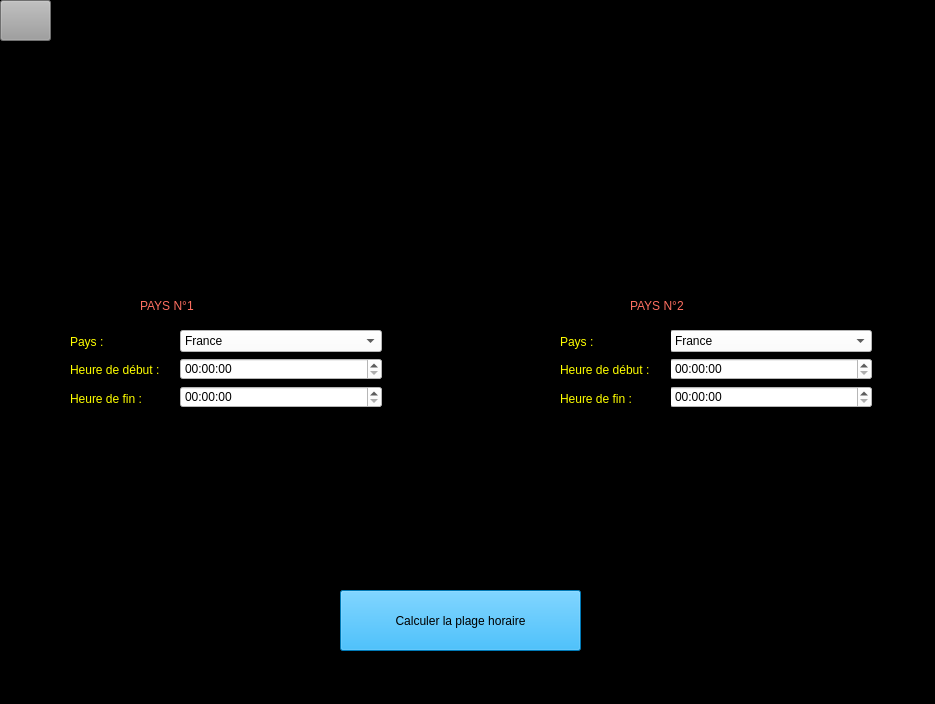
<?xml version="1.0" encoding="UTF-8"?>
<ui version="4.0">
 <class>MainWindow</class>
 <widget class="QMainWindow" name="MainWindow">
  <property name="geometry">
   <rect>
    <x>0</x>
    <y>0</y>
    <width>935</width>
    <height>704</height>
   </rect>
  </property>
  <property name="windowTitle">
   <string>MainWindow</string>
  </property>
  <property name="styleSheet">
   <string notr="true">background-color: rgb(0, 85, 0);
background-color: rgb(0, 0, 0);

</string>
  </property>
  <widget class="QWidget" name="centralwidget">
   <widget class="QLabel" name="label">
    <property name="geometry">
     <rect>
      <x>380</x>
      <y>0</y>
      <width>191</width>
      <height>181</height>
     </rect>
    </property>
    <property name="text">
     <string/>
    </property>
    <property name="pixmap">
     <pixmap resource="logo.qrc">:/1/Logo WGW-Photoroom.png</pixmap>
    </property>
    <property name="scaledContents">
     <bool>true</bool>
    </property>
   </widget>
   <widget class="QPushButton" name="pushButton">
    <property name="geometry">
     <rect>
      <x>340</x>
      <y>590</y>
      <width>241</width>
      <height>61</height>
     </rect>
    </property>
    <property name="styleSheet">
     <string notr="true">background-color: rgb(0, 170, 255);
font: 75 14pt &quot;Arial&quot;;
</string>
    </property>
    <property name="text">
     <string>Calculer la plage horaire</string>
    </property>
    <property name="checkable">
     <bool>false</bool>
    </property>
   </widget>
   <widget class="QLabel" name="label_2">
    <property name="geometry">
     <rect>
      <x>140</x>
      <y>290</y>
      <width>181</width>
      <height>31</height>
     </rect>
    </property>
    <property name="styleSheet">
     <string notr="true">color: rgb(255, 111, 97);
font: 75 italic 30pt &quot;Arial&quot;;</string>
    </property>
    <property name="text">
     <string>PAYS N°1</string>
    </property>
   </widget>
   <widget class="QPushButton" name="pushButton_2">
    <property name="geometry">
     <rect>
      <x>0</x>
      <y>0</y>
      <width>51</width>
      <height>41</height>
     </rect>
    </property>
    <property name="styleSheet">
     <string notr="true">background-color: rgb(156, 156, 156);</string>
    </property>
    <property name="text">
     <string/>
    </property>
    <property name="icon">
     <iconset>
      <normalon>:/1/png-clipart-blue-and-green-logo-computer-icons-history-iconfinder-clock-event-history-schedule-time-icon-miscellaneous-text.png</normalon>
     </iconset>
    </property>
    <property name="iconSize">
     <size>
      <width>50</width>
      <height>40</height>
     </size>
    </property>
   </widget>
   <widget class="QLabel" name="label_5">
    <property name="geometry">
     <rect>
      <x>630</x>
      <y>290</y>
      <width>181</width>
      <height>31</height>
     </rect>
    </property>
    <property name="styleSheet">
     <string notr="true">color: rgb(255, 111, 97);
font: 75 italic 30pt &quot;Arial&quot;;</string>
    </property>
    <property name="text">
     <string>PAYS N°2</string>
    </property>
   </widget>
   <widget class="QWidget" name="verticalLayoutWidget">
    <property name="geometry">
     <rect>
      <x>70</x>
      <y>330</y>
      <width>111</width>
      <height>80</height>
     </rect>
    </property>
    <layout class="QVBoxLayout" name="verticalLayout">
     <item>
      <widget class="QLabel" name="label_15">
       <property name="styleSheet">
        <string notr="true">color: rgb(255, 255, 0);
font: 75 10pt &quot;MS Shell Dlg 2&quot;;</string>
       </property>
       <property name="text">
        <string>Pays :</string>
       </property>
      </widget>
     </item>
     <item>
      <widget class="QLabel" name="label_17">
       <property name="styleSheet">
        <string notr="true">color: rgb(255, 255, 0);
font: 75 10pt &quot;MS Shell Dlg 2&quot;;</string>
       </property>
       <property name="text">
        <string>Heure de début :</string>
       </property>
      </widget>
     </item>
     <item>
      <widget class="QLabel" name="label_18">
       <property name="styleSheet">
        <string notr="true">color: rgb(255, 255, 0);
font: 75 10pt &quot;MS Shell Dlg 2&quot;;</string>
       </property>
       <property name="text">
        <string>Heure de fin :</string>
       </property>
      </widget>
     </item>
    </layout>
   </widget>
   <widget class="QWidget" name="verticalLayoutWidget_2">
    <property name="geometry">
     <rect>
      <x>180</x>
      <y>330</y>
      <width>202</width>
      <height>80</height>
     </rect>
    </property>
    <layout class="QVBoxLayout" name="verticalLayout_4">
     <item>
      <widget class="QComboBox" name="comboBox_3">
       <property name="autoFillBackground">
        <bool>false</bool>
       </property>
       <property name="styleSheet">
        <string notr="true">background-color: rgb(255, 255, 255);</string>
       </property>
       <item>
        <property name="text">
         <string>France</string>
        </property>
       </item>
       <item>
        <property name="text">
         <string>America/Argentina/Comodrivadavia</string>
        </property>
       </item>
       <item>
        <property name="text">
         <string>Inde</string>
        </property>
       </item>
      </widget>
     </item>
     <item>
      <widget class="QTimeEdit" name="timeEdit_8">
       <property name="styleSheet">
        <string notr="true">background-color: rgb(255, 255, 255);</string>
       </property>
      </widget>
     </item>
     <item>
      <widget class="QTimeEdit" name="timeEdit_7">
       <property name="styleSheet">
        <string notr="true">background-color: rgb(255, 255, 255);</string>
       </property>
      </widget>
     </item>
    </layout>
   </widget>
   <widget class="QWidget" name="verticalLayoutWidget_3">
    <property name="geometry">
     <rect>
      <x>1051</x>
      <y>-86</y>
      <width>160</width>
      <height>80</height>
     </rect>
    </property>
    <layout class="QVBoxLayout" name="verticalLayout_5"/>
   </widget>
   <widget class="QWidget" name="verticalLayoutWidget_4">
    <property name="geometry">
     <rect>
      <x>670</x>
      <y>330</y>
      <width>202</width>
      <height>80</height>
     </rect>
    </property>
    <layout class="QVBoxLayout" name="verticalLayout_6">
     <item>
      <widget class="QComboBox" name="comboBox_4">
       <property name="autoFillBackground">
        <bool>false</bool>
       </property>
       <property name="styleSheet">
        <string notr="true">background-color: rgb(255, 255, 255);</string>
       </property>
       <item>
        <property name="text">
         <string>France</string>
        </property>
       </item>
       <item>
        <property name="text">
         <string>America/Argentina/Comodrivadavia</string>
        </property>
       </item>
       <item>
        <property name="text">
         <string>Inde</string>
        </property>
       </item>
      </widget>
     </item>
     <item>
      <widget class="QTimeEdit" name="timeEdit_9">
       <property name="styleSheet">
        <string notr="true">background-color: rgb(255, 255, 255);</string>
       </property>
      </widget>
     </item>
     <item>
      <widget class="QTimeEdit" name="timeEdit_10">
       <property name="styleSheet">
        <string notr="true">background-color: rgb(255, 255, 255);</string>
       </property>
      </widget>
     </item>
    </layout>
   </widget>
   <widget class="QWidget" name="verticalLayoutWidget_5">
    <property name="geometry">
     <rect>
      <x>560</x>
      <y>330</y>
      <width>111</width>
      <height>80</height>
     </rect>
    </property>
    <layout class="QVBoxLayout" name="verticalLayout_7">
     <item>
      <widget class="QLabel" name="label_19">
       <property name="styleSheet">
        <string notr="true">color: rgb(255, 255, 0);
font: 75 10pt &quot;MS Shell Dlg 2&quot;;</string>
       </property>
       <property name="text">
        <string>Pays :</string>
       </property>
      </widget>
     </item>
     <item>
      <widget class="QLabel" name="label_20">
       <property name="styleSheet">
        <string notr="true">color: rgb(255, 255, 0);
font: 75 10pt &quot;MS Shell Dlg 2&quot;;</string>
       </property>
       <property name="text">
        <string>Heure de début :</string>
       </property>
      </widget>
     </item>
     <item>
      <widget class="QLabel" name="label_21">
       <property name="styleSheet">
        <string notr="true">color: rgb(255, 255, 0);
font: 75 10pt &quot;MS Shell Dlg 2&quot;;</string>
       </property>
       <property name="text">
        <string>Heure de fin :</string>
       </property>
      </widget>
     </item>
    </layout>
   </widget>
  </widget>
  <widget class="QStatusBar" name="statusbar"/>
  <action name="actionHistorique">
   <property name="text">
    <string>Historique</string>
   </property>
  </action>
 </widget>
 <resources>
  <include location="logo.qrc"/>
  <include location="settings.qrc"/>
 </resources>
 <connections/>
</ui>
